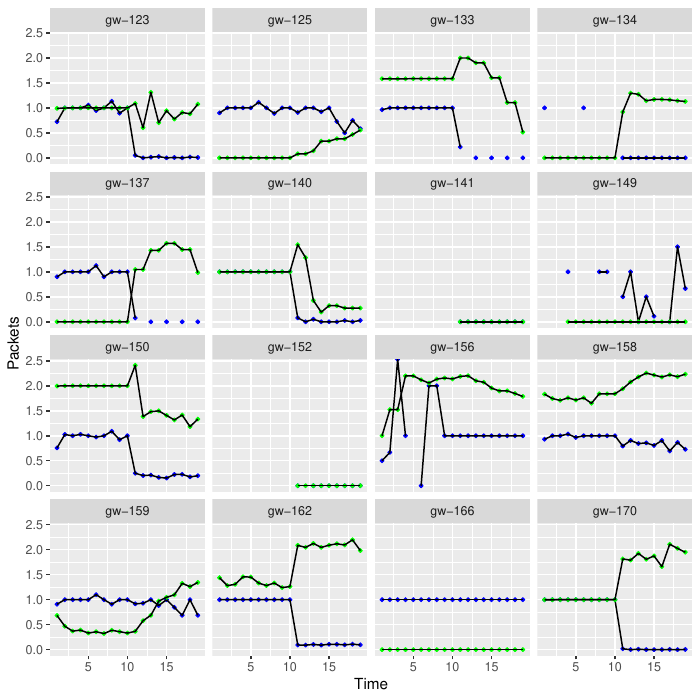

Generate this figure with R:
library(ggplot2)
library(scales)
library(doBy)


data = read.table("rate-trace.txt", header=T)

data = subset(data, Type %in% c("OutInterests", "InData"))
data.combined = summaryBy(. ~ Time + Node + Type, data=data, FUN=sum)

root1 = subset(data.combined, Type=="OutInterests")
root2 = subset(data.combined, Type=="InData")

df = data.frame(Time = root1$Time, Node = root1$Node, Rate = root2$PacketRaw.sum / root1$PacketRaw.sum)
df.test = subset(df, grepl("^gw-", Node))

data1 = read.table("gini.txt", header=T)
test = merge(df.test, data1, by = c("Time", "Node"), sort=F)

fa = levels(data1$Node)

pdf("gw.pdf")

for(i in 1:ceiling(length(fa)/16)){
  sub_class=fa[c(1:16)+(i-1)*16]
  g.root <- ggplot(subset(test, Node %in% sub_class)) +
    geom_point(aes (x=Time, y=Rate), size=1, color = "blue") +
    geom_line(aes (x=Time, y=Rate), size=0.5) +
    geom_point(aes (x=Time, y=gini), size=1, color = "green") +
    geom_line(aes (x=Time, y=gini), size=0.5) +
    ylab("Packets") +
    facet_wrap(~ Node)
  print(g.root)
}

retval <- dev.off()